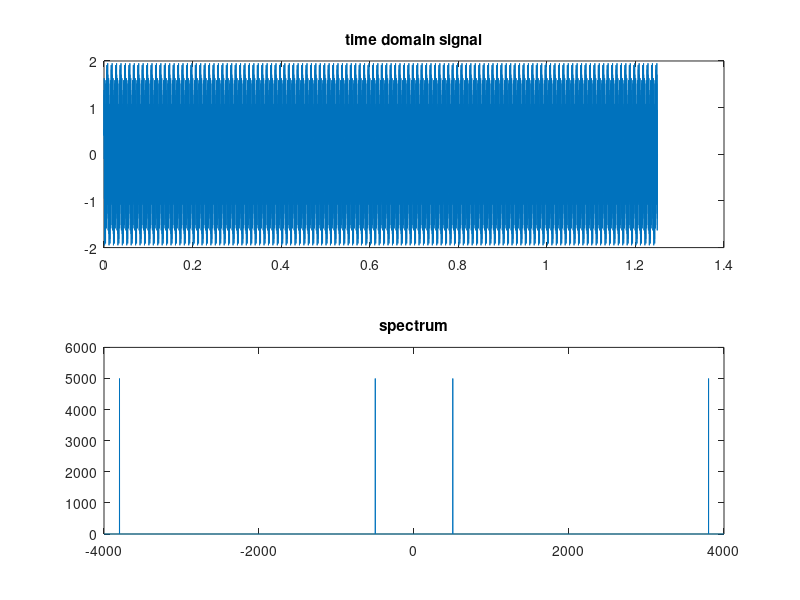
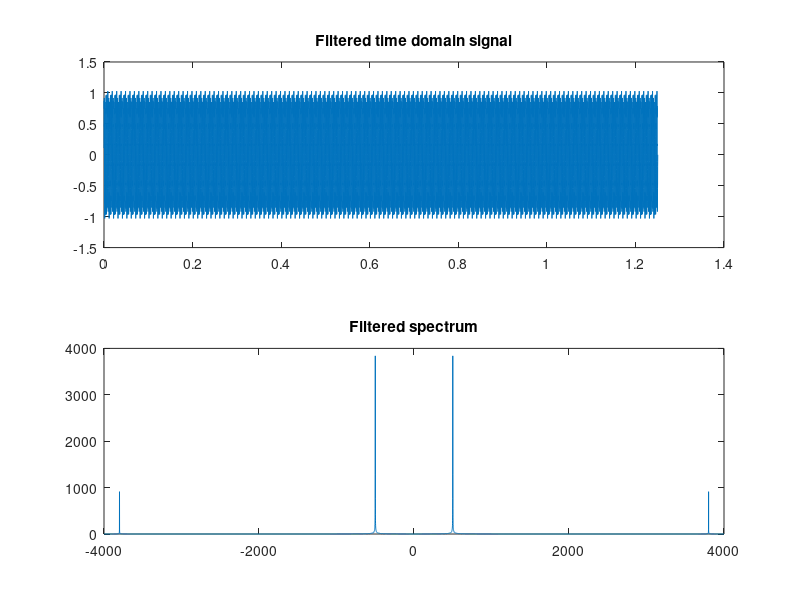

Write the MATLAB code that produced these figures, in order.
%%prelab
clear all;
load ('s.mat');
Fs=8000;
windowSize = 5; 
NUM = (1/windowSize)*ones(1,windowSize);;
DEN =1;;

s_len = length(s);
t_s  = 0:1/Fs:((s_len-1)/Fs);
theta_s = linspace(-pi,pi,s_len);
freq_s = theta_s*Fs/(2*pi);
s_Fs = fftshift(fft(s));
figure();
subplot(211);
plot(t_s,s);
title('time domain signal');
subplot(212)
plot(freq_s,abs(s_Fs));
title('spectrum');
[s_filt,zf] = filter(NUM,DEN,s);
s_filt = [s_filt,zf'];
s_filt_len = length(s_filt);
t_s_filt  = 0:1/Fs:((s_filt_len-1)/Fs);
theta_s_filt = linspace(-pi,pi,s_filt_len);
freq_s_filt = theta_s_filt*Fs/(2*pi);
s_filt_freq = fftshift(fft(s_filt));
figure();
subplot(211);
plot(t_s_filt,s_filt);
title('Filtered time domain signal');
subplot(212)
plot(freq_s_filt,abs(s_filt_freq));
title('Filtered spectrum');
%%

s_Fs = fftshift(fft(s));
new_s_Fs = s_Fs;


